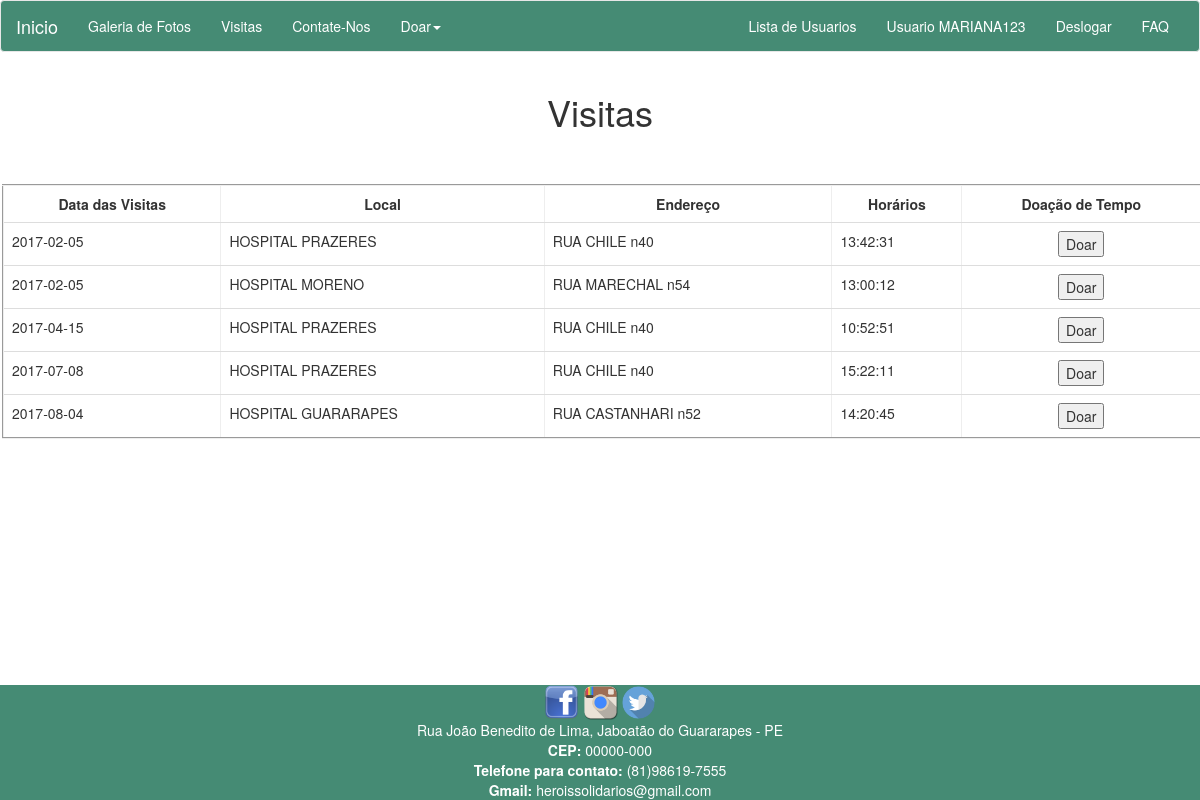
Page /Visitas.php (signed in) on the committed database.
### tables this page shows
CREATE TABLE VISITAS(
    CODIGO INT AUTO_INCREMENT PRIMARY KEY,
    DATA_VIS DATE,
    HORARIO_VISITA TIME,
    LOCAL VARCHAR(40),
    HISTORIA VARCHAR(100),
    ENDERECO VARCHAR(100)
);

### Visitas.php (the view, shortened to what this page needs)
<!DOCTYPE html>
<html lang="pt-br">
  <head>
    <link href="css/bootstrap.css" rel="stylesheet">
  </head>
<body>
       <nav class="navbar navbar-default">
      <div class="container-fluid">
        <div class="navbar-header">
          <a class="navbar-brand" href="index.php">Inicio</a>
        </div>
        <div class="collapse navbar-collapse" id="bs-example-navbar-collapse-1">
          <ul class="nav navbar-nav">
            <li><a href="galeria.php">Galeria de Fotos <span class="sr-only">(current)</span></a></li>
            <li><a href="Visitas.php">Visitas</a></li>
            <?php
            $usuario = $_SESSION['login'];
            ?>
            <li><a href="contatos.php">Contate-Nos</a></li>
            <?php if ($_SESSION['login']){
            ?>
            <li class="dropdown">
              <a href="#" class="dropdown-toggle" data-toggle="dropdown" role="button" aria-haspopup="true" aria-expanded="false">Doar<span class="caret"></span></a>
            </li>
          </ul>
          <?php
              }
            ?>
          <ul class="nav navbar-nav navbar-right">
            <?php if ($_SESSION['login']){
            ?>
            <li><a href="listagem.php">Lista de Usuarios</a></li>
            <li><a href="#"><?php echo "Usuario $usuario"; ?></a></li>
            <li><a href="logout.php">Deslogar</a></li>
            <?php
              }
            ?>
            <li><a href="faq.php">FAQ</a></li>
          </ul>
        </div>
      </div>
    </nav>
<center>
<div class="table-responsive">
<h1>Visitas</h1><br><br>
<table border = "1" class="table" style="border: groove 2px; padding: 0.75em; margin: 2px;">
<tr>
 <th class="text-center">Data das Visitas</th><th class="text-center">Local</th><th class="text-center">Endereço</th><th class="text-center">Horários</th>
<?php if ($_SESSION['login']){
            ?>
 <th class="text-center">Doação de Tempo</th>
 <?php
              }
            ?>
</tr>
<?php
  require('conexao.php');
  $query = 'select * from VISITAS order by DATA_VIS asc';
  $resultado = mysqli_query($conexao, $query);
  while ($registro = mysqli_fetch_array($resultado)){
  ?>
<tr>
       <td> <?= $data = $registro["DATA_VIS"] ?></td>
       <td> <?= $registro["LOCAL"] ?></td>
       <td> <?= $registro["ENDERECO"] ?></td>
       <td> <?= $registro["HORARIO_VISITA"] ?></td>
      <?php if ($_SESSION['login']){
            ?>
       <td align="center">
        <form action="adctempo.php" method="POST">
          <input type="submit" name="" value="Doar">
        </form>
       </td>
       <?php
              }
            ?>
</tr>
<?php
  }
?>
</table>
</div>
</center>
     <footer = class=" container-fluid" style="background-color: #458B74; color: #fff; position: fixed; bottom:0px; width:100%;">
      <center>
      <span><a href="https://www.facebook.com/Herois-Solid%C3%A1rios-154532011421669/" ><img src="images/fac.png" width="35px" style=" position: relative;  right: 0px" alt="Responsive image"></a></span>
      <span><a href="https://www.instagram.com/?hl=pt-br" ><img src="images/ins.png" width="35px" style=" position: relative;  right: 0px" alt="Responsive image"></a></span>
      <span><a href="https://twitter.com/login?lang=pt" ><img src="images/twt.png" width="35px" style=" position: relative;  right: 0px" alt="Responsive image"></a></span>
      <br>
      Rua João Benedito de Lima, Jaboatão do Guararapes - PE <br> <b>CEP:</b> 00000-000 <br>
      <b>Telefone para contato:</b> (81)98619-7555<br>
      <b>Gmail:</b> heroissolidarios@gmail.com
    </center>
    </footer>
  </body>
</html>

### rows in the picture
visitas: DATA_VIS "2017-02-05", LOCAL "HOSPITAL PRAZERES", ENDERECO "RUA CHILE n40", HORARIO_VISITA "13:42:31"
visitas: DATA_VIS "2017-02-05", LOCAL "HOSPITAL MORENO", ENDERECO "RUA MARECHAL n54", HORARIO_VISITA "13:00:12"
visitas: DATA_VIS "2017-04-15", LOCAL "HOSPITAL PRAZERES", ENDERECO "RUA CHILE n40", HORARIO_VISITA "10:52:51"
visitas: DATA_VIS "2017-07-08", LOCAL "HOSPITAL PRAZERES", ENDERECO "RUA CHILE n40", HORARIO_VISITA "15:22:11"
visitas: DATA_VIS "2017-08-04", LOCAL "HOSPITAL GUARARAPES", ENDERECO "RUA CASTANHARI n52", HORARIO_VISITA "14:20:45"

### other values in the picture
$usuario "MARIANA123"
